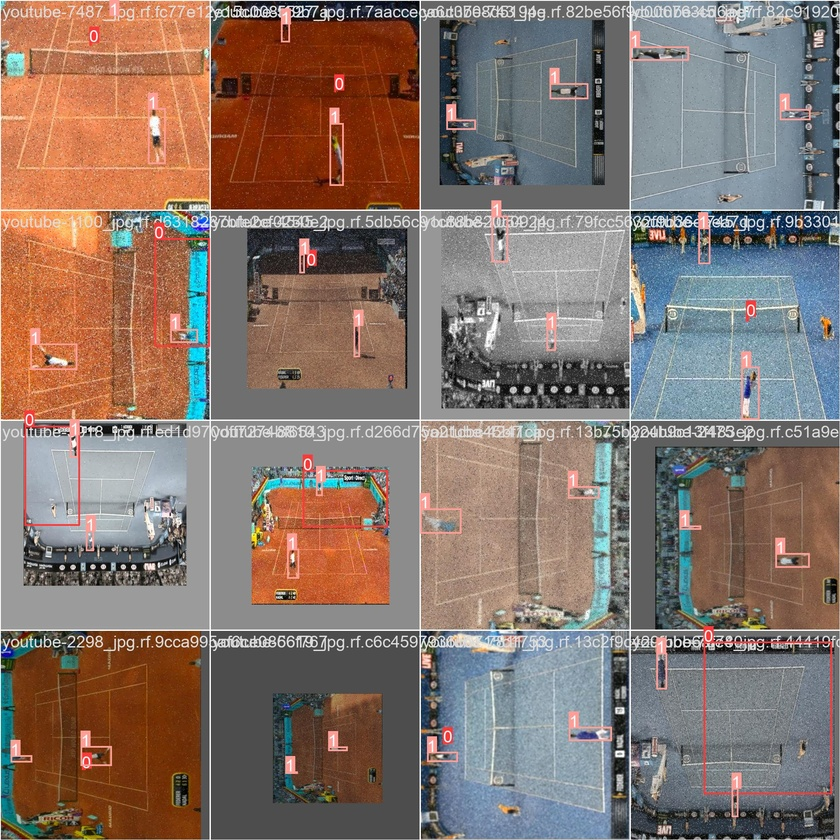
#> input picture testing/train_batch2610.jpg, 840 x 840 px, shrunk from 1920 x 1920 before the run
$ python -i postprocess.py   (imports and definitions only)
#> lines starting #> are read from the running program, lines starting #| are printed output that depends on the picture; after the words box and inside, x2 and y2 are one past the last pixel; in counts of white or black regions, pixels touching at a corner belong together
#> further down, picture is the input picture: shape (840, 840, 3); mean B, G, R 107.6, 116.3, 134
import cv2
import numpy as np
from sympy import Line
from scipy.spatial import distance


# [34 lines left out: functions line_intersection, refine_kps, not called in this run]

def detect_lines(image):
    gray = cv2.cvtColor(image, cv2.COLOR_BGR2GRAY)
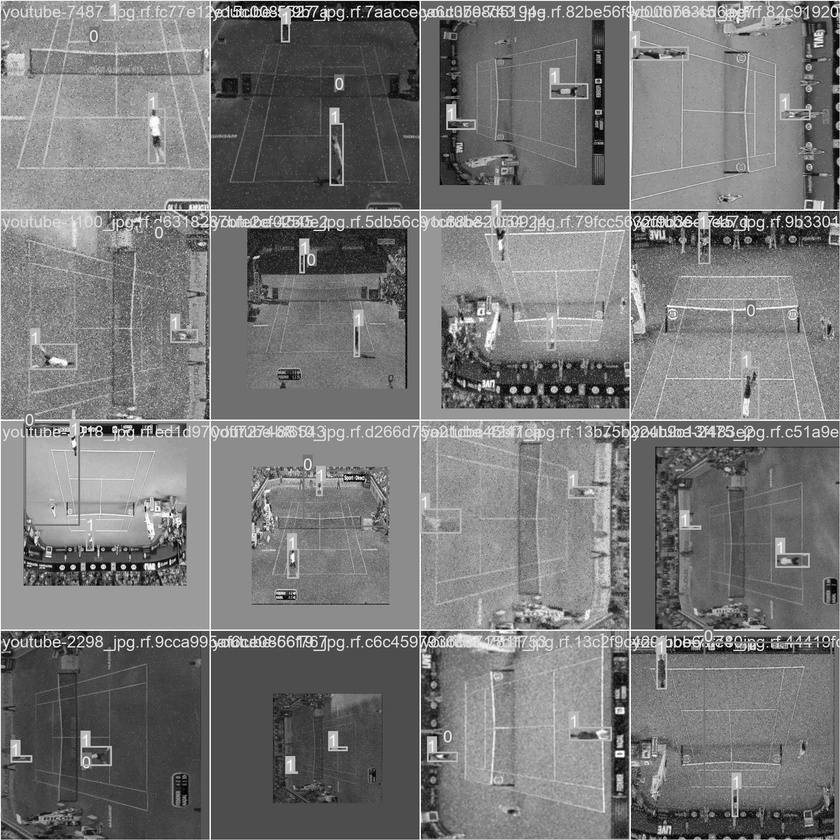
#> gray: shape (840, 840); min 0, max 255, mean 120.6
    gray = cv2.threshold(gray, 155, 255, cv2.THRESH_BINARY)[1]
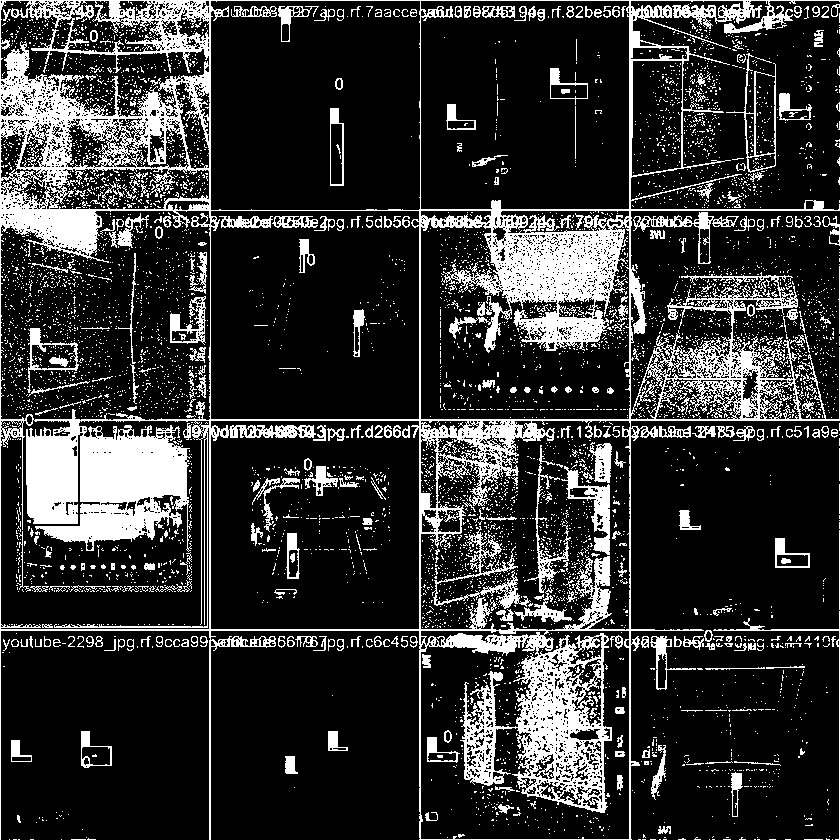
#> gray: shape (840, 840); 19.5% white; 5866 white regions (5534 under 20 px), largest, box (x1, y1, x2, y2) and area: (0, 0, 840, 840) 94332, (432, 526, 531, 609) 1445, (561, 466, 610, 555) 1281
    lines = cv2.HoughLinesP(gray, 1, np.pi / 180, 30, minLineLength=10, maxLineGap=30)
#> lines = 1327 rows, first 6: [0, 0, 839, 0], [209, 235, 209, 1], [0, 629, 839, 629], [0, 630, 839, 630], [0, 210, 839, 210], [0, 539, 210, 499]
    lines = np.squeeze(lines)
    if len(lines.shape) > 0:
        if len(lines) == 4 and not isinstance(lines[0], np.ndarray):
            lines = [lines]
    else:
        lines = []
    return lines

# [18 lines left out: function merge_lines, not called in this run]

>>> import cv2
>>> picture = cv2.imread('../testing/train_batch2610.jpg')
>>> result = detect_lines(picture)
#> result has the same summary as lines in detect_lines

$ run again, on testing/val_batch.jpg
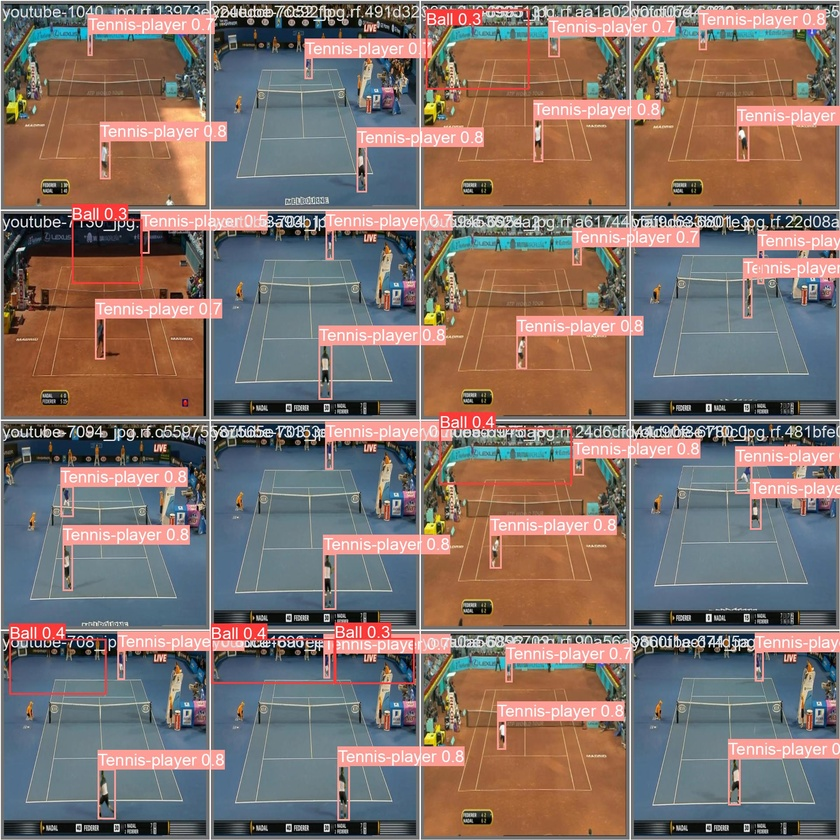
#> input picture testing/val_batch.jpg, 840 x 840 px, shrunk from 1920 x 1920 before the run
#> picture is the input picture: shape (840, 840, 3); mean B, G, R 108.6, 114.7, 130.4
#> in detect_lines, `gray = cv2.cvtColor(image, cv2.COLOR_BGR2GRAY)`:
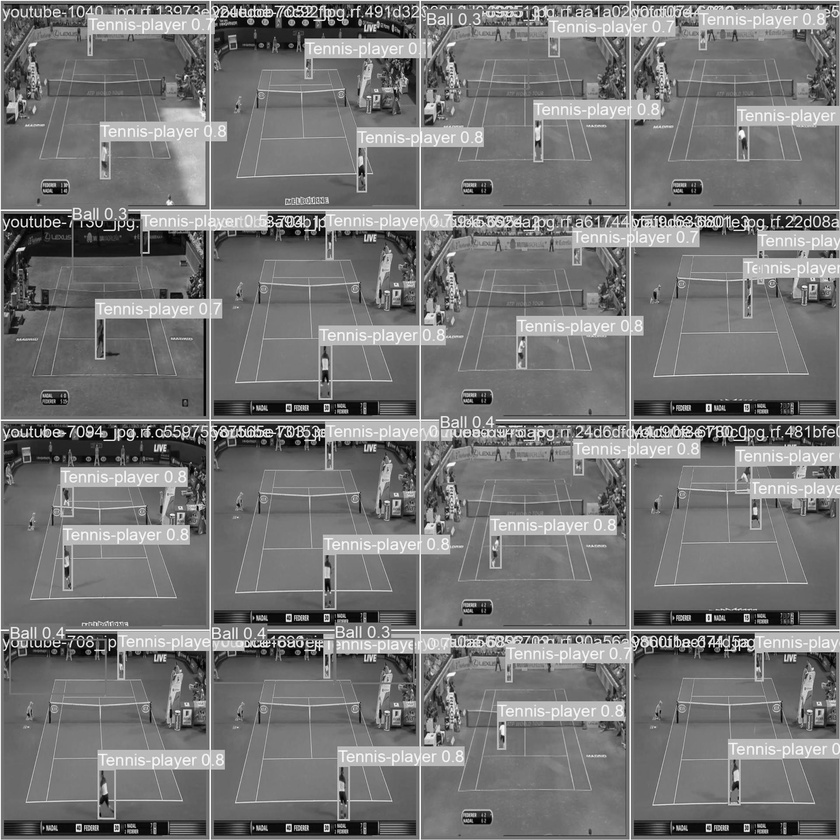
#> gray: shape (840, 840); min 0, max 255, mean 118.7
#> in detect_lines, `gray = cv2.threshold(gray, 155, 255, cv2.THRESH_BINARY)[1]`:
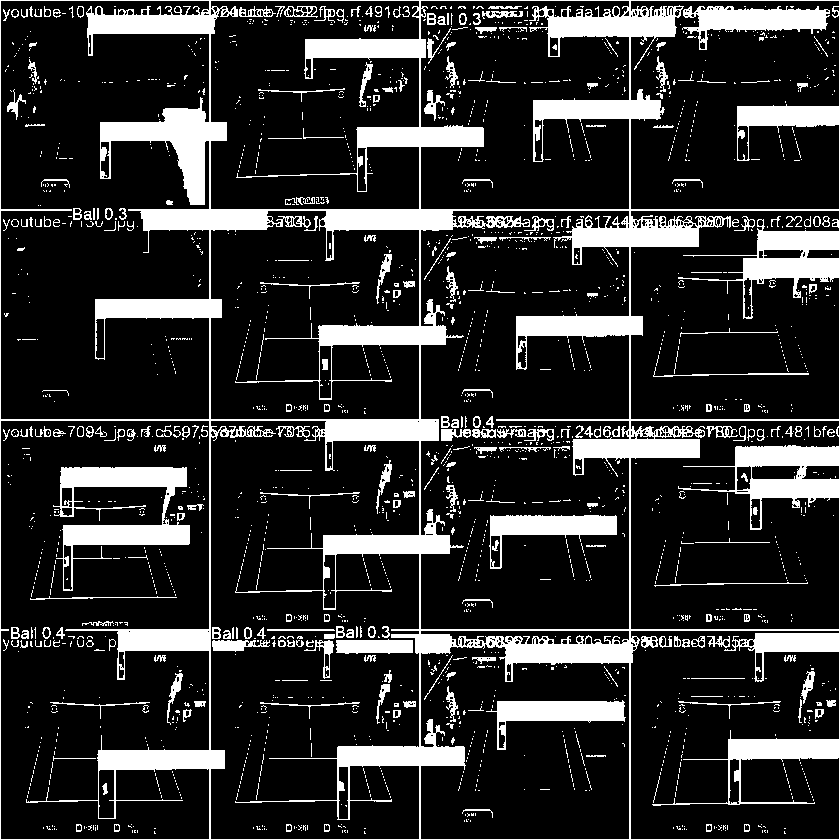
#> gray: shape (840, 840); 17.6% white; 2115 white regions (1834 under 20 px), largest, box (x1, y1, x2, y2) and area: (0, 0, 840, 840) 85887, (53, 467, 190, 591) 5839, (682, 6, 830, 50) 3008
#> lines = 1081 rows, first 6: [839, 839, 839, 0], [0, 839, 0, 0], [1, 0, 838, 0], [6, 226, 838, 226], [1, 210, 838, 210], [210, 839, 210, 1]
#> result has the same summary as lines in detect_lines
